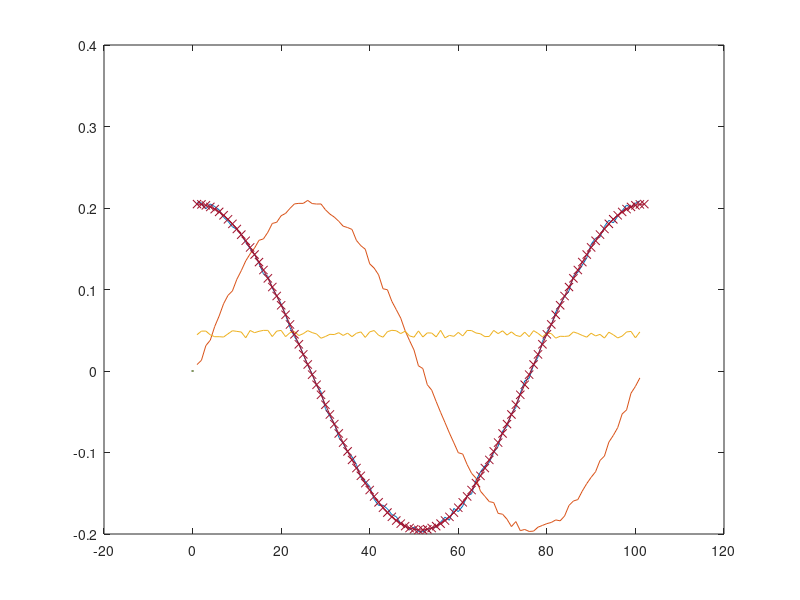

MATLAB code for this plot: (Note: this script raises an error after producing the figure.)
clc; close all; clear;
%%

% Noack system
% f=[mu*u-v*g-w*u;
%     mu*v+u/g-v*w;
%     -w+u^2+v^2*g*g];

clc; clear; close all;
%%
%
%parms
% it=it+1;
mu=0.04; r=sqrt(mu); gm=1; %gamma
% mu=0.04+it*0.04; r=sqrt(mu); gm=1; %gamma
% mu=3/4; r=sqrt(mu); gm=1; %gamma
neq=3; np=100; np=np+2;

%init
t=0:2*pi/(np-1):2*pi; u=r*cos(t); v=r*sin(t)/gm; w=r^2*ones(1,length(t));
T=2*pi; x=u; y=v; z=w;

X=[x(1:end-1)',y(1:end-1)',z(1:end-1)'];
X=X+rand(size(X))*1e-2;

%

z=fft(X); nt=5;
arr=[1:nt]; a1=arr; arr=[arr,length(z)-fliplr(arr(1:end-1))+1];
zcut=z*0; zcut(arr,:)=z(arr,:);
X2=ifft(zcut);

close all;
plot(X); hold on;
plot(X2); hold on;
%
z1=zcut(a1,:)./(np-1);
om=2*pi/T;
an=angle(sum(z1(2,1))); %this could be better
z1=z1.*exp(-an*1i*[0:nt-1]');
angle(sum(z1(:,1)))
% zcut(arr,:)=zcut(arr,:).*exp(an*1i*[arr-1]');
% X3=ifft(zcut);
% plot(X3); hold on;
% x=real(z1(1,1)+z1(2,1)*exp(i*om*t)+z1(3,1)*exp(2*i*om*t)+z1(2,1)'*exp(-i*om*t)+z1(3,1)'*exp(-2*i*om*t));
x=real(z1(1,1)+z1(2,1)*exp(1i*om*t)+z1(2,1)'*exp(-1i*om*t));
plot(x,'-x')
%
% z1=zcut(a1,:);
u=[reshape(real(z1.'),[3*nt,1]);reshape(imag(z1.'),[3*nt,1])];
u(nt*3*2+1)=om;
u0=u;
%
%
for i=1:15
[g,jac]=calculateRhsAndJac(3,nt,u,mu,gm);
u=u-jac\g';
fprintf("it: %d \t norm(rhs): %4.2e\n",i,norm(g))
end

%% stability

j2=jac(1:end-1,1:end-1);
[evc,evs]=eig(full(j2)); evs=diag(evs);
%
close all;
plot(evs,'x'); grid on; hold on;
text(real(evs),imag(evs),num2str([1:length(evs)]')); 
% w maire ok z fd

evsAnal=[0;(-1-sqrt(1-8*mu))/2;(-1+sqrt(1-8*mu))/2;];
plot(real(evsAnal),imag(evsAnal),'o');
xlim([-1 0.4]);
ylim([-4 4])
% exportgraphics(gcf,"spec"+num2str(it)+".png");
%%
close all;
clf;

up=u; ntp=nt;
zp=reshape(up(1:(end-1)/2),[3,ntp])'+1i*reshape(up((end-1)/2+1:(end-1)),[3,ntp])';
xp=ifft([zp;conj(flipud(zp(2:end,:)))])*((length(zp)-1)*2+1);xp=real(xp);
plot3(xp(:,1),xp(:,2),xp(:,3)); grid on; hold on; xpb=xp;
% plot(xp)
%%
close all;
clf;
iev=20;

up=[evc(:,iev);0]; ntp=nt; u1=up(1:end-1);
% up=[j2*u2;0]; ntp=nt; 
% up=[u2;0]; ntp=nt; 
zp=reshape(up(1:(end-1)/2),[3,ntp])'+1i*reshape(up((end-1)/2+1:(end-1)),[3,ntp])';
xp=ifft([zp;conj(flipud(zp(2:end,:)))])*((length(zp)-1)*2+1);xp=real(xp); xpp=xp;
% xp=xp+xpb;  
% plot3(xp(:,1),xp(:,2),xp(:,3)); grid on; hold on; 

plot(xp)

%% expo counterpart
ll=length(xp); sigma=evs(iev);
t=0:2*pi/ll:2*pi-2*pi/ll;
xp=xpp.*(exp(sigma*t)');

z2=fft(xp)./length(xp);
u2=z2(1:nt,:); 
u2=[reshape(real(u2.'),[3*nt,1]);reshape(imag(u2.'),[3*nt,1])]; 
%%
clf; ip=1; plot(up(ip:3:end-1),'x-'); hold on; plot(u2(ip:3:end),'x-');  u3=j2*u2; plot(u3(ip:3:end),'x-')
%%
up=[evc(:,12);0]; ntp=nt;
zp=reshape(up(1:(end-1)/2),[3,ntp])'+1i*reshape(up((end-1)/2+1:(end-1)),[3,ntp])';
xp=ifft([zp;conj(flipud(zp(2:end,:)))])*((length(zp)-1)*2+1);xp=real(xp);
xp=xp+xpb;  plot3(xp(:,1),xp(:,2),xp(:,3)); grid on; hold on; 

up=[evc(:,13);0]; ntp=nt;
zp=reshape(up(1:(end-1)/2),[3,ntp])'+1i*reshape(up((end-1)/2+1:(end-1)),[3,ntp])';
xp=ifft([zp;conj(flipud(zp(2:end,:)))])*((length(zp)-1)*2+1);xp=real(xp);
xp=xp+xpb; plot3(xp(:,1),xp(:,2),xp(:,3)); grid on; hold on; 

% up=[evc(:,3);0]; ntp=nt2;
% zp=reshape(up(1:(end-1)/2),[3,ntp])'+1i*reshape(up((end-1)/2+1:(end-1)),[3,ntp])';
% xp=ifft([zp;conj(flipud(zp(2:end,:)))])*((length(zp)-1)*2+1);xp=real(xp);
% plot3(xp(:,1),xp(:,2),xp(:,3)); grid on; xpp=xp;

%% not trzeba to przemyslec
